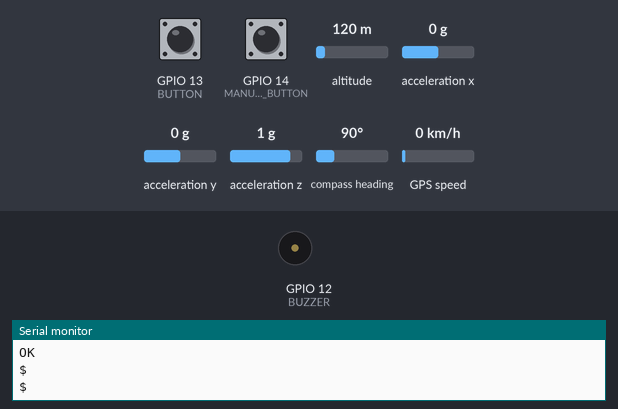
Recording of a sketch running on a simulated ESP32. Parts: buzzer (waves = sounding, pin HIGH), the last lines printed to the serial monitor. The test bench sets the inputs (shaded band); at power-on: GPIO 14 (MANUAL_BUTTON) HIGH, GPIO 13 (BUTTON) HIGH, altitude 120 m, acceleration x 0 g, acceleration y 0 g, acceleration z 1 g, compass heading 90°, GPS speed 0 km/h. The GPS gets a fix after 3 s at 37.7749, -122.4194 with 8 satellites; the modem accepts every AT command (registered, SIM ready, sends succeed) and sends nothing else.

Above: at 9.2 s.
9.3 s: GPIO 14 (MANUAL_BUTTON) pulled LOW for 3.2 s
At 14.0 s:
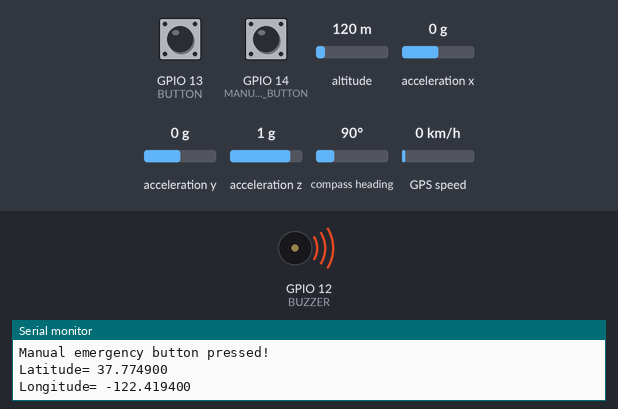
16.0 s: GPIO 13 (BUTTON) pulled LOW for 1 s
At 16.8 s:
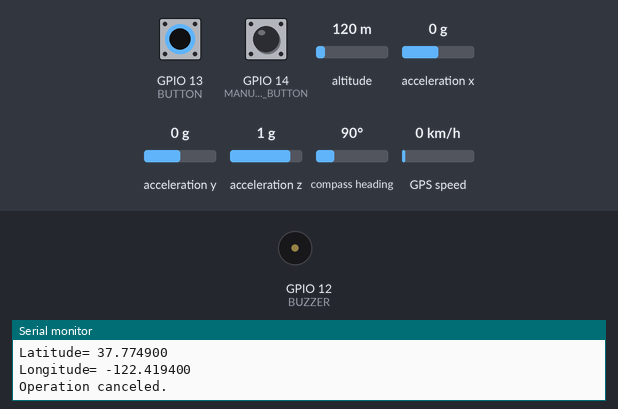
21.2 s: GPIO 14 (MANUAL_BUTTON) pulled LOW for 0.15 s
At 24.6 s:
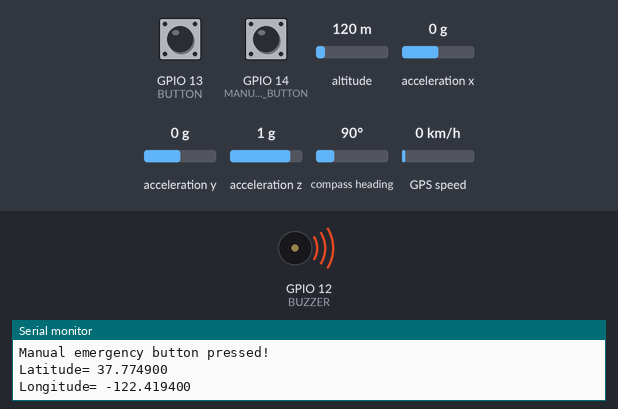
Timing chart, 0 to 54.7 s (numbered marks = the images above; inputs shaded):
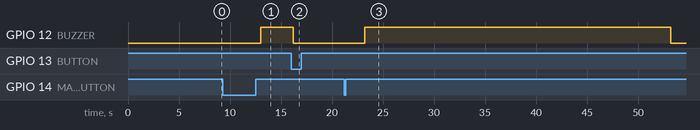

Measured:
- after the input at 9.3 s, GPIO 12 (BUZZER): LOW → HIGH after 3.7 s
- after the input at 16.0 s, GPIO 12 (BUZZER): HIGH → LOW after 0.20 s
- after the input at 21.2 s, GPIO 12 (BUZZER): LOW → HIGH after 2.0 s, → LOW 30.0 s later

The sketch:

01.ino
```cpp
#include <Wire.h>
#include <LiquidCrystal_I2C.h>
#include <TinyGPS++.h>
#include <HardwareSerial.h>
#include <MPU6050.h> // Include the MPU6050 library

// Initialize the MPU6050
MPU6050 mpu;

// Initialize I2C LCD with address 0x27
LiquidCrystal_I2C lcd(0x27, 16, 2);

// Emergency phone number with country code
const String EMERGENCY_PHONE = "ENTER_EMERGENCY_PHONE_NUMBER";

// Define serial interfaces
HardwareSerial sim800(1);  // UART1
HardwareSerial neogps(2);  // UART2

TinyGPSPlus gps;

String sms_status, sender_number, received_date, msg;
String latitude, longitude;

#define BUZZER 12
#define BUTTON 13
#define MANUAL_BUTTON 14 // Define the pin for the manual emergency button

byte updateflag;

int xaxis = 0, yaxis = 0, zaxis = 0;
int deltx = 0, delty = 0, deltz = 0;
int vibration = 2, devibrate = 75;
int magnitude = 0;
int sensitivity = 10;
boolean impact_detected = false;
boolean manual_triggered = false; // Flag to track manual emergency trigger
// Used to run impact routine every 2mS.
unsigned long time1;
unsigned long impact_time;
unsigned long alert_delay = 30000; // 30 seconds

/*****************************************************************************************
 * setup() function
 *****************************************************************************************/
void setup() {
  Serial.begin(115200);
  sim800.begin(9600, SERIAL_8N1, 16, 17); // RX=16, TX=17
  neogps.begin(9600, SERIAL_8N1, 18, 19); // RX=18, TX=19

  pinMode(BUZZER, OUTPUT);
  pinMode(BUTTON, INPUT_PULLUP);
  pinMode(MANUAL_BUTTON, INPUT_PULLUP); // Initialize the manual emergency button

  // Initialize LCD screen
  //lcd.init(); // Use init() instead of begin()
  // Turn on the backlight
  lcd.backlight();
  lcd.clear();

  sms_status = "";
  sender_number = "";
  received_date = "";
  msg = "";

  sim800.println("AT"); // Check GSM Module
  delay(1000);
  sim800.println("ATE1"); // Echo ON
  delay(1000);
  sim800.println("AT+CPIN?"); // Check SIM ready
  delay(1000);
  sim800.println("AT+CMGF=1"); // SMS text mode
  delay(1000);
  sim800.println("AT+CNMI=1,1,0,0,0"); // Set SMS received format
  delay(1000);

  // Initialize the MPU6050
  Wire.begin();
  mpu.initialize();
  if (mpu.testConnection()) {
    Serial.println("MPU6050 connection successful");
  } else {
    Serial.println("MPU6050 connection failed");
  }

  time1 = micros();
}

/*****************************************************************************************
 * loop() function
 *****************************************************************************************/
void loop() {
  // Call impact routine every 2mS
  if (micros() - time1 > 1999) Impact();

  // Update LCD display based on impact detection
  if (updateflag > 0) {
    updateflag = 0;
    Serial.println("Updateflag is set. Impact detected!!");
    Serial.print("Magnitude: "); Serial.println(magnitude);

    getGps();
    digitalWrite(BUZZER, HIGH);
    impact_detected = true;
    impact_time = millis();

    lcd.clear();
    lcd.setCursor(0, 0); // col=0 row=0
    lcd.print("Crash Detected");
    lcd.setCursor(0, 1); // col=0 row=1
    lcd.print("Magnitude:" + String(magnitude));
  } else if (!manual_triggered && !impact_detected) {
    // No impact detected, display "Vehicle is Good" message
    Serial.println("No impact detected. Vehicle is Good.");
    lcd.clear();
    lcd.setCursor(0, 0); // col=0 row=0
    lcd.print("Vehicle is Good");
  }

  // Handle impact alert and reset
  if (impact_detected || manual_triggered) {
    if (millis() - impact_time >= alert_delay) {
      digitalWrite(BUZZER, LOW);
      makeCall();
      delay(1000);
      sendAlert();
      impact_detected = false;
      manual_triggered = false; // Reset manual trigger flag
      impact_time = 0;
    }
  }

  // Reset impact detection or manual trigger if button is pressed
  if (digitalRead(BUTTON) == LOW) {
    delay(200); // debounce delay
    digitalWrite(BUZZER, LOW);
    impact_detected = false;
    manual_triggered = false; // Reset manual trigger flag
    impact_time = 0;
    Serial.println("Operation canceled.");
    lcd.clear();
    lcd.setCursor(0, 0); // col=0 row=0
    lcd.print("Operation Canceled");
    delay(2000); // Display the message for a short time
  }

  // Manual emergency button
  if (digitalRead(MANUAL_BUTTON) == LOW && !manual_triggered) {
    Serial.println("Manual emergency button pressed!");
    getGps();
    digitalWrite(BUZZER, HIGH);
    manual_triggered = true;
    impact_time = millis();

    lcd.clear();
    lcd.setCursor(0, 0); // col=0 row=0
    lcd.print("Manual Alert");
    lcd.setCursor(0, 1); // col=0 row=1
    lcd.print("Sending Alert");
  }

  // Process incoming SMS and commands
  while (sim800.available()) {
    parseData(sim800.readString());
  }

  // Forward serial input to SIM800 module
  while (Serial.available()) {
    sim800.println(Serial.readString());
  }
}

/*****************************************************************************************
 * Impact() function
 *****************************************************************************************/
void Impact() {
  time1 = micros(); // Resets time value

  // Store previous axis readings for comparison
  int oldx = xaxis;
  int oldy = yaxis;
  int oldz = zaxis;

  // Read new values from MPU6050
  xaxis = mpu.getAccelerationX() / 16384.0; // Convert raw values to g
  yaxis = mpu.getAccelerationY() / 16384.0;
  zaxis = mpu.getAccelerationZ() / 16384.0;

  // Loop counter prevents false triggering
  vibration--;
  if (vibration < 0) vibration = 0;

  if (vibration > 0) return;

  deltx = xaxis - oldx;
  delty = yaxis - oldy;
  deltz = zaxis - oldz;

  // Magnitude to calculate force of impact
  magnitude = sqrt(sq(deltx) + sq(delty) + sq(deltz));

  // Adjusted sensitivity threshold
  if (magnitude >= 1.5) { // Impact detected (adjust threshold as needed)
    updateflag = 1; // Set updateflag when impact is detected
    vibration = devibrate; // Reset anti-vibration counter
    Serial.println("Impact detected!!");
    Serial.print("Magnitude: "); Serial.println(magnitude);
  } else {
    magnitude = 0; // Reset magnitude of impact to 0
  }
}

/*****************************************************************************************
 * parseData() function
 *****************************************************************************************/
void parseData(String buff) {
  Serial.println(buff);

  unsigned int len, index;

  // Remove sent "AT Command" from the response string
  index = buff.indexOf("\r");
  buff.remove(0, index + 2);
  buff.trim();

  if (buff != "OK") {
    index = buff.indexOf(":");
    String cmd = buff.substring(0, index);
    cmd.trim();

    buff.remove(0, index + 2);

    if (cmd == "+CMTI") {
      index = buff.indexOf(",");
      String temp = buff.substring(index + 1, buff.length());
      temp = "AT+CMGR=" + temp + "\r";
      sim800.println(temp);
    } else if (cmd == "+CMGR") {
      if (buff.indexOf(EMERGENCY_PHONE) > 1) {
        buff.toLowerCase();
        if (buff.indexOf("get gps") > 1) {
          getGps();
          String sms_data;
          sms_data = "GPS Location Data\r";
          sms_data += "http://maps.google.com/maps?q=loc:";
          sms_data += latitude + "," + longitude;

          sendSms(sms_data);
        }
      }
    }
  }
}

/*****************************************************************************************
 * getGps() Function
*****************************************************************************************/
void getGps() {
  // Can take up to 60 seconds
  boolean newData = false;
  for (unsigned long start = millis(); millis() - start < 2000;) {
    while (neogps.available()) {
      if (gps.encode(neogps.read())) {
        newData = true;
        break;
      }
    }
  }

  if (newData) { // If newData is true
    latitude = String(gps.location.lat(), 6);
    longitude = String(gps.location.lng(), 6);
    newData = false;
  } else {
    Serial.println("No GPS data is available");
    latitude = "";
    longitude = "";
  }

  Serial.print("Latitude= "); Serial.println(latitude);
  Serial.print("Longitude= "); Serial.println(longitude);
}

/*****************************************************************************************
* sendAlert() function
*****************************************************************************************/
void sendAlert() {
  String sms_data;
  sms_data = "Accident Alert!!\r";
  sms_data += "http://maps.google.com/maps?q=loc:";
  sms_data += latitude + "," + longitude;

  sendSms(sms_data);
}

/*****************************************************************************************
* makeCall() function
*****************************************************************************************/
void makeCall() {
  Serial.println("calling....");
  sim800.println("ATD" + EMERGENCY_PHONE + ";");
  delay(20000); // 20 sec delay
  sim800.println("ATH");
  delay(1000); // 1 sec delay
}

/*****************************************************************************************
 * sendSms() function
 *****************************************************************************************/
void sendSms(String text) {
  sim800.print("AT+CMGF=1\r");
  delay(1000);
  sim800.print("AT+CMGS=\"" + EMERGENCY_PHONE + "\"\r");
  delay(1000);
  sim800.print(text);
  delay(100);
  sim800.write(0x1A); // ASCII code for ctrl-26
  delay(1000);
  Serial.println("SMS Sent Successfully.");
}

/*****************************************************************************************
 * SendAT() function
 *****************************************************************************************/
boolean SendAT(String at_command, String expected_answer, unsigned int timeout) {
  uint8_t x = 0;
  boolean answer = 0;
  String response;
  unsigned long previous;

  // Clean the input buffer
  while (sim800.available() > 0) sim800.read();

  sim800.println(at_command);

  x = 0;
  previous = millis();

  // This loop waits for the answer with time out
  do {
    // If there are data in the UART input buffer, reads it and checks for the answer
    if (sim800.available() != 0) {
      response += sim800.read();
      x++;
      // Check if the desired answer (OK) is in the response of the module
      if (response.indexOf(expected_answer) > 0) {
        answer = 1;
        break;
      }
    }
  } while ((answer == 0) && ((millis() - previous) < timeout));

  Serial.println(response);
  return answer;
}
```
